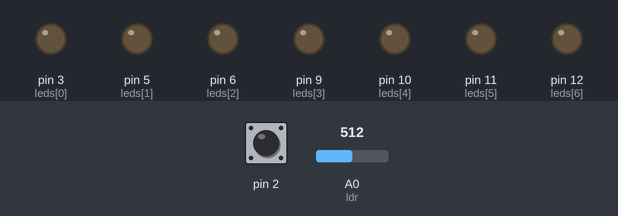
The program below on a simulated Arduino Uno, built with avr-gcc and run on an emulated ATmega328P. Shown: output pins drawn as LEDs (lit = HIGH). Dashed ring = blinking. The test bench sets the inputs (shaded band); at power-on: pin 2 HIGH, A0 (ldr) = 512.

Above: at 1.2 s.
1.3 s: pin 2 pulled LOW for 0.15 s
At 1.9 s:
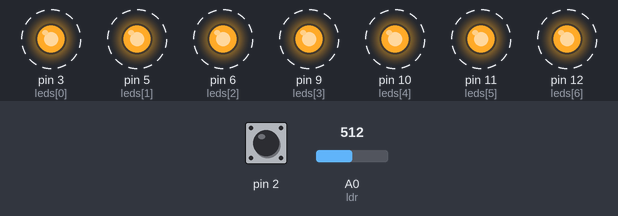
4.4 s: pin 2 pulled LOW for 1 s
At 6.6 s:
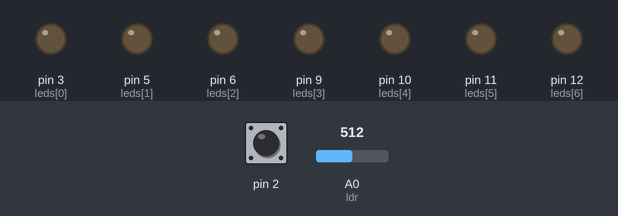
6.9 s: A0 (ldr) set to 739
8.4 s: A0 (ldr) set to 771
At 9.6 s:
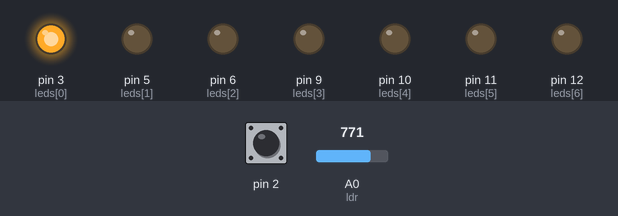
9.9 s: A0 (ldr) set to 787
11.4 s: A0 (ldr) set to 811
At 11.9 s:
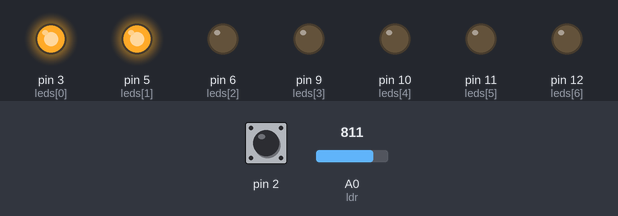
Timing chart, 0 to 13.9 s (numbered marks = the images above; inputs shaded):
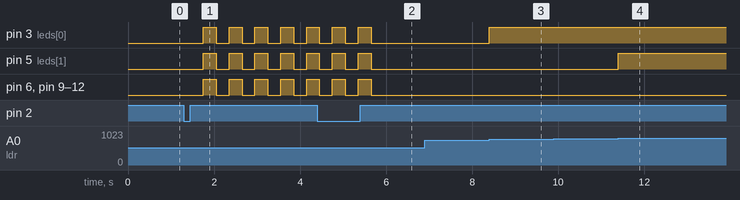

Measured:
- the behaviour switches between 756 and 757 on A0 (ldr) (found by bisection; images 2 and 3)
- the behaviour switches between 800 and 801 on A0 (ldr) (found by bisection; images 3 and 4)
- after the input at 1.3 s, pin 3 (leds[0]), pin 5 (leds[1]), pin 6 (leds[2]), pin 9 (leds[3]), pin 10 (leds[4]), pin 11 (leds[5]), pin 12 (leds[6]): alternates HIGH for 0.30 s and LOW for 0.30 s, starting after 0.45 s
- after the input at 4.4 s, pin 3 (leds[0]), pin 5 (leds[1]), pin 6 (leds[2]), pin 9 (leds[3]), pin 10 (leds[4]), pin 11 (leds[5]), pin 12 (leds[6]): goes on until 5.7 s, then stays LOW
- after the input at 6.9 s, every drawn part: stays the same
- after the input at 8.4 s, pin 3 (leds[0]): LOW → HIGH at once
- after the input at 9.9 s, every drawn part: stays the same
- after the input at 11.4 s, pin 5 (leds[1]): LOW → HIGH at once

The program:

main.cpp
```cpp
#include <Arduino.h>
bool parpadear, valor;
const byte ldr = A0;
byte leds[7] ={3,5,6,9,10,11,12};

void flag(){
  parpadear = !parpadear;
}

void setup() {
  for(byte i = 0; i < 8; i++ ){
    pinMode(leds[i],OUTPUT);
    digitalWrite(leds[i], LOW);
  }
  pinMode(2, INPUT_PULLUP);
  attachInterrupt(digitalPinToInterrupt(2), flag, RISING);
  parpadear = false;
}

void loop() {
  int valorLdr = analogRead(ldr);
  int valueByte = map(valorLdr,1022,713, 254,0);
  valueByte > 36  ? digitalWrite(leds[0],valueByte) : digitalWrite(leds[0],LOW) ;
  valueByte > 72  ? digitalWrite(leds[1],valueByte) : digitalWrite(leds[1],LOW);
  valueByte > 108 ? digitalWrite(leds[2],valueByte) : digitalWrite(leds[2],LOW);
  valueByte > 144 ? digitalWrite(leds[3],valueByte) : digitalWrite(leds[3],LOW);
  valueByte > 180 ? digitalWrite(leds[4],valueByte) : digitalWrite(leds[4],LOW);
  valueByte > 216 ? digitalWrite(leds[5],valueByte) : digitalWrite(leds[5],LOW);
  valueByte > 235 ? digitalWrite(leds[6],HIGH) : digitalWrite(leds[6],LOW); //Este puerto no tiene pwm, por eso lo manejamos con valores logicos.

  while(parpadear){
       valor = !valor;
       delay(300);
          for(byte i = 0; i < 8; i++){
            digitalWrite(leds[i],valor);
          }
  }
}
```
